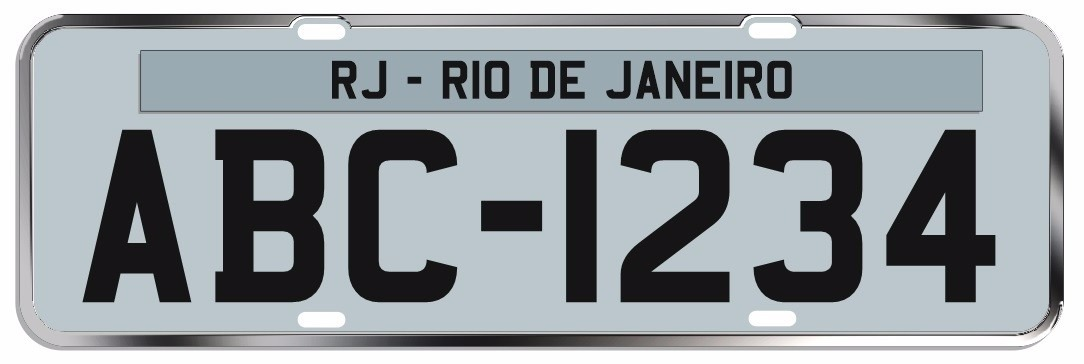
#> input picture img/abc.jpg, 1084 x 364 px
$ python placa_antiga.py
#> lines starting #> are read from the running program, lines starting #| are printed output that depends on the picture; after the words box and inside, x2 and y2 are one past the last pixel; in counts of white or black regions, pixels touching at a corner belong together
import cv2
import pytesseract
import numpy as np
from matplotlib import pyplot as plt

imagem = cv2.imread('img/abc.jpg',cv2.IMREAD_GRAYSCALE)
#> imagem: shape (364, 1084); min 5, max 255, mean 157
imagem = cv2.resize(imagem,None,fx=5, fy=5, interpolation = cv2.INTER_CUBIC)
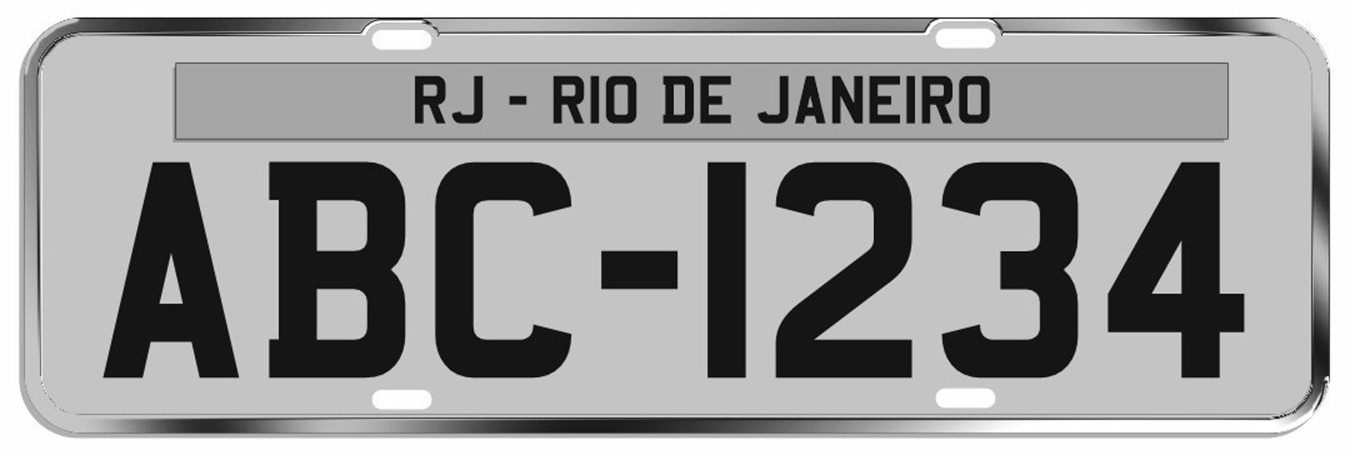
#> imagem: shape (1820, 5420) (shown at 1/4 size); min 0, max 255, mean 156.9
th,thresh1 = cv2.threshold(imagem,155,205,cv2.THRESH_BINARY)
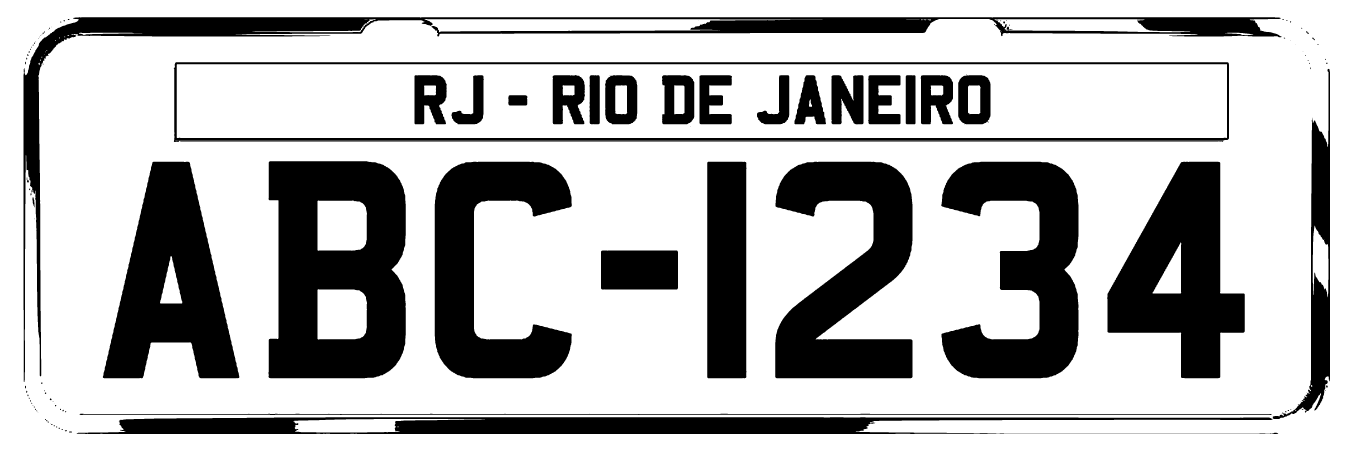
#> thresh1: shape (1820, 5420) (shown at 1/4 size); values 0 (black) and 205 (white), 72.2% white; 126 black regions (68 under 20 px), largest, box (x1, y1, x2, y2) and area: (1074, 645, 1623, 1513) 361829, (3101, 647, 3650, 1513) 281723, (3765, 647, 4314, 1513) 271631

#> (the run stopped early here; a loop or call above may not have finished)
